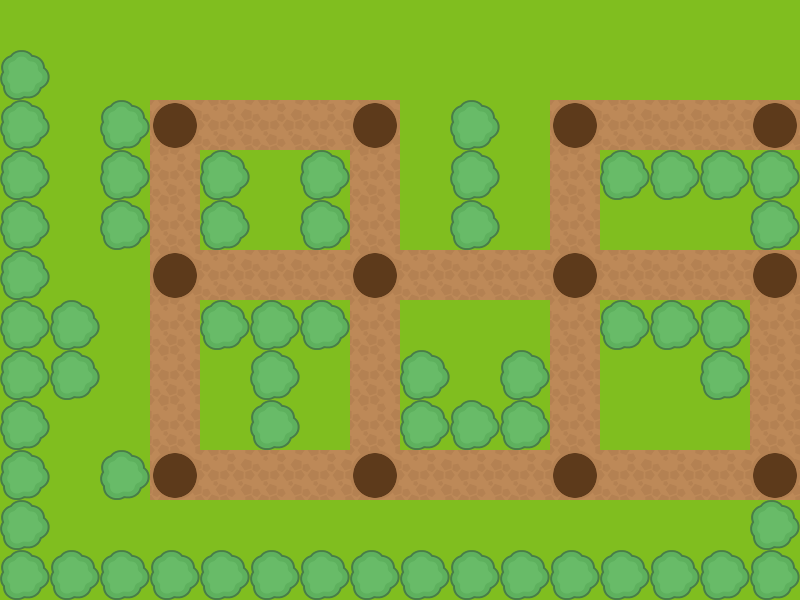

The image is a tile-based game level rendered from a .tmx file. Its description and complete source (layers, tilesets, objects, tile grids) follow:
An orthogonal 16x12 tile map with 50x50 px tiles, 3 tile layers (gramaCaminho, formigueiro, arvores).

<map version="1.0" tiledversion="1.0.3" orientation="orthogonal" renderorder="right-down" width="16" height="12" tilewidth="50" tileheight="50" nextobjectid="1">
 <tileset firstgid="1" source="recursos.tsx" />
 <layer name="gramaCaminho" width="16" height="12">
  <data encoding="csv">
2,2,2,2,2,2,2,2,2,2,2,2,2,2,2,2,
2,2,2,2,2,2,2,2,2,2,2,2,2,2,2,2,
2,2,2,0,1,1,1,0,2,2,2,0,1,1,1,0,
2,2,2,1,2,2,2,1,2,2,2,1,2,2,2,2,
2,2,2,1,2,2,2,1,2,2,2,1,2,2,2,2,
2,2,2,0,1,1,1,0,1,1,1,0,1,1,1,0,
2,2,2,1,2,2,2,1,2,2,2,1,2,2,2,1,
2,2,2,1,2,2,2,1,2,2,2,1,2,2,2,1,
2,2,2,1,2,2,2,1,2,2,2,1,2,2,2,1,
2,2,2,0,1,1,1,0,1,1,1,0,1,1,1,0,
2,2,2,2,2,2,2,2,2,2,2,2,2,2,2,2,
2,2,2,2,2,2,2,2,2,2,2,2,2,2,2,2
</data>
 </layer>
 <layer name="formigueiro" width="16" height="12">
  <data encoding="csv">
0,0,0,0,0,0,0,0,0,0,0,0,0,0,0,0,
0,0,0,0,0,0,0,0,0,0,0,0,0,0,0,0,
0,0,0,5,0,0,0,5,0,0,0,5,0,0,0,5,
0,0,0,0,0,0,0,0,0,0,0,0,0,0,0,0,
0,0,0,0,0,0,0,0,0,0,0,0,0,0,0,0,
0,0,0,5,0,0,0,5,0,0,0,5,0,0,0,5,
0,0,0,0,0,0,0,0,0,0,0,0,0,0,0,0,
0,0,0,0,0,0,0,0,0,0,0,0,0,0,0,0,
0,0,0,0,0,0,0,0,0,0,0,0,0,0,0,0,
0,0,0,5,0,0,0,5,0,0,0,5,0,0,0,5,
0,0,0,0,0,0,0,0,0,0,0,0,0,0,0,0,
0,0,0,0,0,0,0,0,0,0,0,0,0,0,0,0
</data>
 </layer>
 <layer name="arvores" width="16" height="12">
  <data encoding="csv">
0,0,0,0,0,0,0,0,0,0,0,0,0,0,0,0,
3,0,0,0,0,0,0,0,0,0,0,0,0,0,0,0,
3,0,3,0,0,0,0,0,0,3,0,0,0,0,0,0,
3,0,3,0,3,0,3,0,0,3,0,0,3,3,3,3,
3,0,3,0,3,0,3,0,0,3,0,0,0,0,0,3,
3,0,0,0,0,0,0,0,0,0,0,0,0,0,0,0,
3,3,0,0,3,3,3,0,0,0,0,0,3,3,3,0,
3,3,0,0,0,3,0,0,3,0,3,0,0,0,3,0,
3,0,0,0,0,3,0,0,3,3,3,0,0,0,0,0,
3,0,3,0,0,0,0,0,0,0,0,0,0,0,0,0,
3,0,0,0,0,0,0,0,0,0,0,0,0,0,0,3,
3,3,3,3,3,3,3,3,3,3,3,3,3,3,3,3
</data>
 </layer>
</map>
